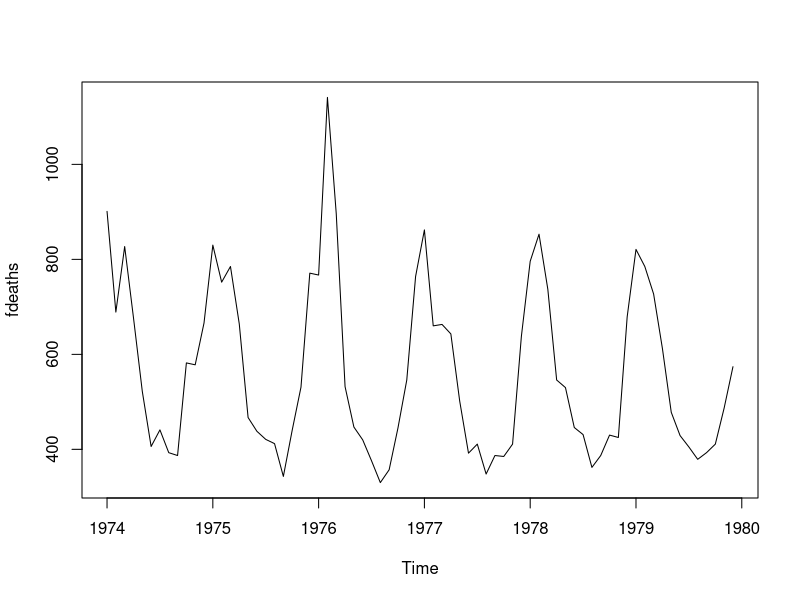

Here is the R script that generated this plot:
## ---- chunk 1
knitr::opts_chunk$set(echo = FALSE, warning = FALSE, message = FALSE)
## ---- chunk 2
# women数据集的总结
summary(women)
## ---- chunk 3
# fdeaths数据集作图
plot(fdeaths)
## ---- chunk 4
knitr::kable(head(iris))
